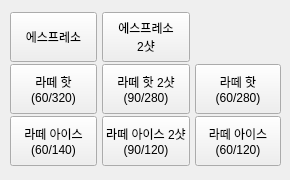
        <widget class="QWidget" name="tab_5">
         <attribute name="title">
          <string>Left</string>
         </attribute>
         <widget class="QWidget" name="layoutWidget_10">
          <property name="geometry">
           <rect>
            <x>10</x>
            <y>10</y>
            <width>271</width>
            <height>161</height>
           </rect>
          </property>
          <layout class="QGridLayout" name="gridLayout_5">
           <property name="horizontalSpacing">
            <number>5</number>
           </property>
           <property name="verticalSpacing">
            <number>0</number>
           </property>
           <item row="0" column="1">
            <widget class="QPushButton" name="BTN_COF_E2_2">
             <property name="minimumSize">
              <size>
               <width>50</width>
               <height>50</height>
              </size>
             </property>
             <property name="text">
              <string>에스프레소
2샷</string>
             </property>
            </widget>
           </item>
           <item row="1" column="1">
            <widget class="QPushButton" name="BTN_COF_LH2_2">
             <property name="minimumSize">
              <size>
               <width>50</width>
               <height>50</height>
              </size>
             </property>
             <property name="text">
              <string>라떼 핫 2샷
(90/280)</string>
             </property>
            </widget>
           </item>
           <item row="0" column="0">
            <widget class="QPushButton" name="BTN_COF_E1_2">
             <property name="minimumSize">
              <size>
               <width>50</width>
               <height>50</height>
              </size>
             </property>
             <property name="text">
              <string>에스프레소</string>
             </property>
            </widget>
           </item>
           <item row="1" column="0">
            <widget class="QPushButton" name="BTN_COF_LH1_2">
             <property name="minimumSize">
              <size>
               <width>50</width>
               <height>50</height>
              </size>
             </property>
             <property name="text">
              <string>라떼 핫
(60/320)</string>
             </property>
            </widget>
           </item>
           <item row="2" column="0">
            <widget class="QPushButton" name="BTN_COF_LI1_2">
             <property name="minimumSize">
              <size>
               <width>50</width>
               <height>50</height>
              </size>
             </property>
             <property name="text">
              <string>라떼 아이스
(60/140)</string>
             </property>
            </widget>
           </item>
           <item row="2" column="2">
            <widget class="QPushButton" name="BTN_COF_LI3_2">
             <property name="minimumSize">
              <size>
               <width>50</width>
               <height>50</height>
              </size>
             </property>
             <property name="text">
              <string>라떼 아이스
(60/120)</string>
             </property>
            </widget>
           </item>
           <item row="2" column="1">
            <widget class="QPushButton" name="BTN_COF_LI2_2">
             <property name="minimumSize">
              <size>
               <width>50</width>
               <height>50</height>
              </size>
             </property>
             <property name="text">
              <string>라떼 아이스 2샷
(90/120)</string>
             </property>
            </widget>
           </item>
           <item row="1" column="2">
            <widget class="QPushButton" name="BTN_COF_LH3_2">
             <property name="minimumSize">
              <size>
               <width>50</width>
               <height>50</height>
              </size>
             </property>
             <property name="text">
              <string>라떼 핫
(60/280)</string>
             </property>
            </widget>
           </item>
          </layout>
         </widget>
        </widget>
